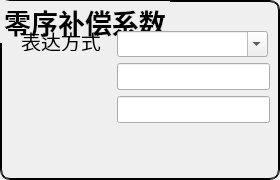
    <widget class="QGroupBox" name="groupBox_3">
     <property name="minimumSize">
      <size>
       <width>280</width>
       <height>180</height>
      </size>
     </property>
     <property name="font">
      <font>
       <pointsize>20</pointsize>
       <weight>75</weight>
       <bold>true</bold>
      </font>
     </property>
     <property name="styleSheet">
      <string notr="true">QGroupBox{border:2px groove black;border-radius:10px;}</string>
     </property>
     <property name="title">
      <string>零序补偿系数</string>
     </property>
     <property name="flat">
      <bool>false</bool>
     </property>
     <property name="checkable">
      <bool>false</bool>
     </property>
     <widget class="QLabel" name="m_labK0Mode">
      <property name="geometry">
       <rect>
        <x>11</x>
        <y>31</y>
        <width>100</width>
        <height>20</height>
       </rect>
      </property>
      <property name="minimumSize">
       <size>
        <width>100</width>
        <height>0</height>
       </size>
      </property>
      <property name="font">
       <font>
        <pointsize>15</pointsize>
       </font>
      </property>
      <property name="text">
       <string>表达方式</string>
      </property>
      <property name="alignment">
       <set>Qt::AlignCenter</set>
      </property>
     </widget>
     <widget class="QComboBox" name="m_cmbK0Mode">
      <property name="geometry">
       <rect>
        <x>117</x>
        <y>31</y>
        <width>151</width>
        <height>26</height>
       </rect>
      </property>
      <property name="font">
       <font>
        <pointsize>15</pointsize>
       </font>
      </property>
      <property name="editable">
       <bool>true</bool>
      </property>
     </widget>
     <widget class="QLabel" name="m_labMode1">
      <property name="geometry">
       <rect>
        <x>11</x>
        <y>63</y>
        <width>100</width>
        <height>23</height>
       </rect>
      </property>
      <property name="minimumSize">
       <size>
        <width>100</width>
        <height>0</height>
       </size>
      </property>
      <property name="font">
       <font>
        <pointsize>15</pointsize>
       </font>
      </property>
      <property name="text">
       <string/>
      </property>
      <property name="alignment">
       <set>Qt::AlignCenter</set>
      </property>
     </widget>
     <widget class="QLineEdit" name="m_txtK0">
      <property name="geometry">
       <rect>
        <x>117</x>
        <y>63</y>
        <width>153</width>
        <height>27</height>
       </rect>
      </property>
      <property name="font">
       <font>
        <pointsize>15</pointsize>
       </font>
      </property>
     </widget>
     <widget class="QLineEdit" name="m_txtPhi">
      <property name="geometry">
       <rect>
        <x>117</x>
        <y>96</y>
        <width>153</width>
        <height>27</height>
       </rect>
      </property>
      <property name="font">
       <font>
        <pointsize>15</pointsize>
       </font>
      </property>
     </widget>
     <widget class="QLabel" name="m_labMode2">
      <property name="geometry">
       <rect>
        <x>11</x>
        <y>96</y>
        <width>100</width>
        <height>23</height>
       </rect>
      </property>
      <property name="minimumSize">
       <size>
        <width>100</width>
        <height>0</height>
       </size>
      </property>
      <property name="font">
       <font>
        <pointsize>15</pointsize>
       </font>
      </property>
      <property name="text">
       <string/>
      </property>
      <property name="alignment">
       <set>Qt::AlignCenter</set>
      </property>
     </widget>
    </widget>
